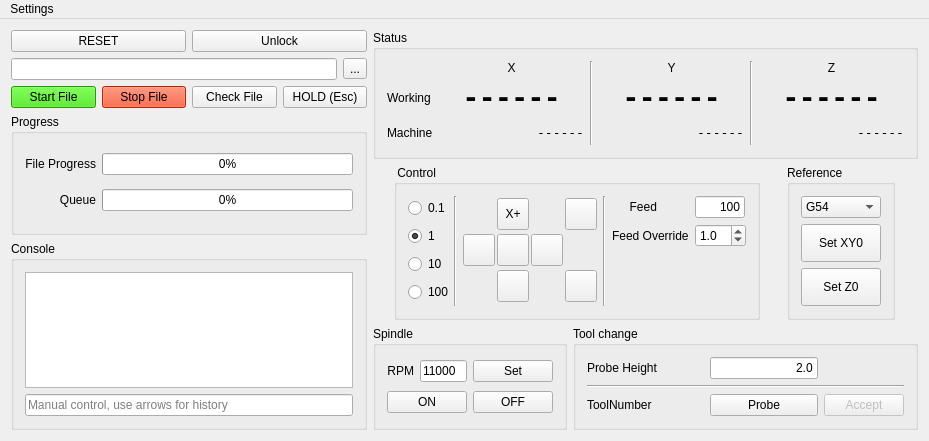
<?xml version="1.0" encoding="UTF-8"?>
<ui version="4.0">
 <class>MainWindow</class>
 <widget class="QMainWindow" name="MainWindow">
  <property name="geometry">
   <rect>
    <x>0</x>
    <y>0</y>
    <width>929</width>
    <height>441</height>
   </rect>
  </property>
  <property name="windowTitle">
   <string>qGRBL</string>
  </property>
  <widget class="QWidget" name="centralWidget">
   <layout class="QGridLayout" name="gridLayout_2">
    <item row="0" column="0">
     <layout class="QHBoxLayout" name="horizontalLayout_4">
      <item>
       <widget class="QPushButton" name="btnReset">
        <property name="text">
         <string>RESET</string>
        </property>
       </widget>
      </item>
      <item>
       <widget class="QPushButton" name="btnUnlock">
        <property name="text">
         <string>Unlock</string>
        </property>
       </widget>
      </item>
     </layout>
    </item>
    <item row="0" column="1" rowspan="4">
     <widget class="QGroupBox" name="gbStatus">
      <property name="title">
       <string>Status</string>
      </property>
      <layout class="QGridLayout" name="gridLayout">
       <item row="2" column="1">
        <widget class="QLabel" name="lblMPX">
         <property name="sizePolicy">
          <sizepolicy hsizetype="Expanding" vsizetype="Expanding">
           <horstretch>0</horstretch>
           <verstretch>0</verstretch>
          </sizepolicy>
         </property>
         <property name="font">
          <font>
           <family>DejaVu Sans Mono</family>
           <pointsize>10</pointsize>
          </font>
         </property>
         <property name="text">
          <string>------</string>
         </property>
         <property name="alignment">
          <set>Qt::AlignRight|Qt::AlignTrailing|Qt::AlignVCenter</set>
         </property>
        </widget>
       </item>
       <item row="2" column="0">
        <widget class="QLabel" name="label_3">
         <property name="text">
          <string>Machine</string>
         </property>
        </widget>
       </item>
       <item row="2" column="5">
        <widget class="QLabel" name="lblMPZ">
         <property name="sizePolicy">
          <sizepolicy hsizetype="Expanding" vsizetype="Expanding">
           <horstretch>0</horstretch>
           <verstretch>0</verstretch>
          </sizepolicy>
         </property>
         <property name="font">
          <font>
           <family>DejaVu Sans Mono</family>
           <pointsize>10</pointsize>
          </font>
         </property>
         <property name="text">
          <string>------</string>
         </property>
         <property name="alignment">
          <set>Qt::AlignRight|Qt::AlignTrailing|Qt::AlignVCenter</set>
         </property>
        </widget>
       </item>
       <item row="2" column="3">
        <widget class="QLabel" name="lblMPY">
         <property name="sizePolicy">
          <sizepolicy hsizetype="Expanding" vsizetype="Expanding">
           <horstretch>0</horstretch>
           <verstretch>0</verstretch>
          </sizepolicy>
         </property>
         <property name="font">
          <font>
           <family>DejaVu Sans Mono</family>
           <pointsize>10</pointsize>
          </font>
         </property>
         <property name="text">
          <string>------</string>
         </property>
         <property name="alignment">
          <set>Qt::AlignRight|Qt::AlignTrailing|Qt::AlignVCenter</set>
         </property>
        </widget>
       </item>
       <item row="0" column="5">
        <widget class="QLabel" name="label_6">
         <property name="text">
          <string>Z</string>
         </property>
         <property name="alignment">
          <set>Qt::AlignCenter</set>
         </property>
        </widget>
       </item>
       <item row="0" column="2" rowspan="3">
        <widget class="Line" name="line">
         <property name="orientation">
          <enum>Qt::Vertical</enum>
         </property>
        </widget>
       </item>
       <item row="1" column="1">
        <widget class="QLabel" name="lblWPX">
         <property name="sizePolicy">
          <sizepolicy hsizetype="Expanding" vsizetype="Expanding">
           <horstretch>0</horstretch>
           <verstretch>0</verstretch>
          </sizepolicy>
         </property>
         <property name="font">
          <font>
           <family>DejaVu Sans Mono</family>
           <pointsize>20</pointsize>
           <weight>75</weight>
           <bold>true</bold>
          </font>
         </property>
         <property name="text">
          <string>------</string>
         </property>
         <property name="alignment">
          <set>Qt::AlignCenter</set>
         </property>
        </widget>
       </item>
       <item row="0" column="4" rowspan="3">
        <widget class="Line" name="line_2">
         <property name="orientation">
          <enum>Qt::Vertical</enum>
         </property>
        </widget>
       </item>
       <item row="1" column="3">
        <widget class="QLabel" name="lblWPY">
         <property name="sizePolicy">
          <sizepolicy hsizetype="Expanding" vsizetype="Expanding">
           <horstretch>0</horstretch>
           <verstretch>0</verstretch>
          </sizepolicy>
         </property>
         <property name="font">
          <font>
           <family>DejaVu Sans Mono</family>
           <pointsize>20</pointsize>
           <weight>75</weight>
           <bold>true</bold>
          </font>
         </property>
         <property name="text">
          <string>------</string>
         </property>
         <property name="alignment">
          <set>Qt::AlignCenter</set>
         </property>
        </widget>
       </item>
       <item row="1" column="0">
        <widget class="QLabel" name="label_2">
         <property name="text">
          <string>Working</string>
         </property>
        </widget>
       </item>
       <item row="0" column="1">
        <widget class="QLabel" name="label_4">
         <property name="text">
          <string>X</string>
         </property>
         <property name="alignment">
          <set>Qt::AlignCenter</set>
         </property>
        </widget>
       </item>
       <item row="1" column="5">
        <widget class="QLabel" name="lblWPZ">
         <property name="sizePolicy">
          <sizepolicy hsizetype="Expanding" vsizetype="Expanding">
           <horstretch>0</horstretch>
           <verstretch>0</verstretch>
          </sizepolicy>
         </property>
         <property name="font">
          <font>
           <family>DejaVu Sans Mono</family>
           <pointsize>20</pointsize>
           <weight>75</weight>
           <bold>true</bold>
          </font>
         </property>
         <property name="text">
          <string>------</string>
         </property>
         <property name="alignment">
          <set>Qt::AlignCenter</set>
         </property>
        </widget>
       </item>
       <item row="0" column="3">
        <widget class="QLabel" name="label_5">
         <property name="text">
          <string>Y</string>
         </property>
         <property name="alignment">
          <set>Qt::AlignCenter</set>
         </property>
        </widget>
       </item>
      </layout>
     </widget>
    </item>
    <item row="1" column="0">
     <layout class="QHBoxLayout" name="horizontalLayout_3">
      <item>
       <widget class="QLineEdit" name="leGFileName"/>
      </item>
      <item>
       <widget class="QToolButton" name="btnOpenGFile">
        <property name="text">
         <string>...</string>
        </property>
       </widget>
      </item>
     </layout>
    </item>
    <item row="2" column="0">
     <layout class="QHBoxLayout" name="horizontalLayout_2">
      <item>
       <widget class="QPushButton" name="btnStartGFile">
        <property name="autoFillBackground">
         <bool>false</bool>
        </property>
        <property name="styleSheet">
         <string notr="true">background-color: rgb(50, 219, 0);</string>
        </property>
        <property name="text">
         <string>Start File</string>
        </property>
       </widget>
      </item>
      <item>
       <widget class="QPushButton" name="btnStopGFile">
        <property name="styleSheet">
         <string notr="true">background-color: rgb(255,50, 0);</string>
        </property>
        <property name="text">
         <string>Stop File</string>
        </property>
       </widget>
      </item>
      <item>
       <widget class="QPushButton" name="btnCheckGFile">
        <property name="text">
         <string>Check File</string>
        </property>
       </widget>
      </item>
      <item>
       <widget class="QPushButton" name="btnHold">
        <property name="text">
         <string>HOLD (Esc)</string>
        </property>
        <property name="shortcut">
         <string>Esc</string>
        </property>
        <property name="checkable">
         <bool>true</bool>
        </property>
       </widget>
      </item>
     </layout>
    </item>
    <item row="3" column="0" rowspan="2">
     <widget class="QGroupBox" name="groupBox_2">
      <property name="title">
       <string>Progress</string>
      </property>
      <layout class="QGridLayout" name="gridLayout_7">
       <item row="1" column="1">
        <widget class="QProgressBar" name="progressBar_2">
         <property name="value">
          <number>0</number>
         </property>
        </widget>
       </item>
       <item row="2" column="1">
        <widget class="QProgressBar" name="progressBar">
         <property name="maximum">
          <number>127</number>
         </property>
         <property name="value">
          <number>0</number>
         </property>
        </widget>
       </item>
       <item row="1" column="0">
        <widget class="QLabel" name="label_8">
         <property name="text">
          <string>File Progress</string>
         </property>
         <property name="alignment">
          <set>Qt::AlignRight|Qt::AlignTrailing|Qt::AlignVCenter</set>
         </property>
        </widget>
       </item>
       <item row="2" column="0">
        <widget class="QLabel" name="label_9">
         <property name="text">
          <string>Queue</string>
         </property>
         <property name="alignment">
          <set>Qt::AlignRight|Qt::AlignTrailing|Qt::AlignVCenter</set>
         </property>
        </widget>
       </item>
      </layout>
     </widget>
    </item>
    <item row="4" column="1" rowspan="2">
     <layout class="QHBoxLayout" name="horizontalLayout_8">
      <item>
       <widget class="QGroupBox" name="groupBox">
        <property name="sizePolicy">
         <sizepolicy hsizetype="Maximum" vsizetype="Preferred">
          <horstretch>0</horstretch>
          <verstretch>0</verstretch>
         </sizepolicy>
        </property>
        <property name="title">
         <string> Control </string>
        </property>
        <layout class="QHBoxLayout" name="horizontalLayout">
         <item>
          <layout class="QVBoxLayout" name="verticalLayout">
           <property name="sizeConstraint">
            <enum>QLayout::SetMinimumSize</enum>
           </property>
           <item>
            <widget class="QRadioButton" name="rb1">
             <property name="maximumSize">
              <size>
               <width>40</width>
               <height>16777215</height>
              </size>
             </property>
             <property name="layoutDirection">
              <enum>Qt::LeftToRight</enum>
             </property>
             <property name="text">
              <string>0.1</string>
             </property>
            </widget>
           </item>
           <item>
            <widget class="QRadioButton" name="rb2">
             <property name="sizePolicy">
              <sizepolicy hsizetype="Minimum" vsizetype="Fixed">
               <horstretch>0</horstretch>
               <verstretch>0</verstretch>
              </sizepolicy>
             </property>
             <property name="maximumSize">
              <size>
               <width>40</width>
               <height>16777215</height>
              </size>
             </property>
             <property name="layoutDirection">
              <enum>Qt::LeftToRight</enum>
             </property>
             <property name="text">
              <string>1</string>
             </property>
             <property name="checked">
              <bool>true</bool>
             </property>
            </widget>
           </item>
           <item>
            <widget class="QRadioButton" name="rb3">
             <property name="maximumSize">
              <size>
               <width>40</width>
               <height>16777215</height>
              </size>
             </property>
             <property name="layoutDirection">
              <enum>Qt::LeftToRight</enum>
             </property>
             <property name="text">
              <string>10</string>
             </property>
            </widget>
           </item>
           <item>
            <widget class="QRadioButton" name="rb4">
             <property name="maximumSize">
              <size>
               <width>40</width>
               <height>16777215</height>
              </size>
             </property>
             <property name="layoutDirection">
              <enum>Qt::LeftToRight</enum>
             </property>
             <property name="text">
              <string>100</string>
             </property>
            </widget>
           </item>
          </layout>
         </item>
         <item>
          <widget class="Line" name="line_4">
           <property name="orientation">
            <enum>Qt::Vertical</enum>
           </property>
          </widget>
         </item>
         <item>
          <layout class="QGridLayout" name="gridLayout_3">
           <property name="spacing">
            <number>2</number>
           </property>
           <item row="3" column="2">
            <widget class="QToolButton" name="btnXm">
             <property name="minimumSize">
              <size>
               <width>32</width>
               <height>32</height>
              </size>
             </property>
             <property name="maximumSize">
              <size>
               <width>32</width>
               <height>32</height>
              </size>
             </property>
             <property name="text">
              <string/>
             </property>
             <property name="icon">
              <iconset resource="rsrc.qrc">
               <normaloff>:/img/img/down.png</normaloff>:/img/img/down.png</iconset>
             </property>
             <property name="iconSize">
              <size>
               <width>24</width>
               <height>24</height>
              </size>
             </property>
             <property name="shortcut">
              <string>Ctrl+2</string>
             </property>
            </widget>
           </item>
           <item row="1" column="4">
            <widget class="QToolButton" name="btnZp">
             <property name="sizePolicy">
              <sizepolicy hsizetype="Fixed" vsizetype="Fixed">
               <horstretch>0</horstretch>
               <verstretch>0</verstretch>
              </sizepolicy>
             </property>
             <property name="minimumSize">
              <size>
               <width>32</width>
               <height>32</height>
              </size>
             </property>
             <property name="maximumSize">
              <size>
               <width>32</width>
               <height>32</height>
              </size>
             </property>
             <property name="text">
              <string/>
             </property>
             <property name="icon">
              <iconset resource="rsrc.qrc">
               <normaloff>:/img/img/up.png</normaloff>:/img/img/up.png</iconset>
             </property>
             <property name="iconSize">
              <size>
               <width>24</width>
               <height>24</height>
              </size>
             </property>
             <property name="shortcut">
              <string>Ctrl+9</string>
             </property>
            </widget>
           </item>
           <item row="3" column="4">
            <widget class="QToolButton" name="btnZm">
             <property name="sizePolicy">
              <sizepolicy hsizetype="Fixed" vsizetype="Fixed">
               <horstretch>0</horstretch>
               <verstretch>0</verstretch>
              </sizepolicy>
             </property>
             <property name="minimumSize">
              <size>
               <width>32</width>
               <height>32</height>
              </size>
             </property>
             <property name="maximumSize">
              <size>
               <width>32</width>
               <height>32</height>
              </size>
             </property>
             <property name="text">
              <string/>
             </property>
             <property name="icon">
              <iconset resource="rsrc.qrc">
               <normaloff>:/img/img/down.png</normaloff>:/img/img/down.png</iconset>
             </property>
             <property name="iconSize">
              <size>
               <width>24</width>
               <height>24</height>
              </size>
             </property>
             <property name="shortcut">
              <string>Ctrl+3</string>
             </property>
            </widget>
           </item>
           <item row="2" column="3">
            <widget class="QToolButton" name="btnYp">
             <property name="minimumSize">
              <size>
               <width>32</width>
               <height>32</height>
              </size>
             </property>
             <property name="maximumSize">
              <size>
               <width>32</width>
               <height>32</height>
              </size>
             </property>
             <property name="text">
              <string/>
             </property>
             <property name="icon">
              <iconset resource="rsrc.qrc">
               <normaloff>:/img/img/right.png</normaloff>:/img/img/right.png</iconset>
             </property>
             <property name="iconSize">
              <size>
               <width>24</width>
               <height>24</height>
              </size>
             </property>
             <property name="shortcut">
              <string>Ctrl+6</string>
             </property>
            </widget>
           </item>
           <item row="2" column="2">
            <widget class="QToolButton" name="btnHome">
             <property name="minimumSize">
              <size>
               <width>32</width>
               <height>32</height>
              </size>
             </property>
             <property name="maximumSize">
              <size>
               <width>32</width>
               <height>32</height>
              </size>
             </property>
             <property name="text">
              <string/>
             </property>
             <property name="icon">
              <iconset resource="rsrc.qrc">
               <normaloff>:/img/img/home.png</normaloff>:/img/img/home.png</iconset>
             </property>
             <property name="iconSize">
              <size>
               <width>24</width>
               <height>24</height>
              </size>
             </property>
             <property name="shortcut">
              <string>Ctrl+5</string>
             </property>
            </widget>
           </item>
           <item row="2" column="1">
            <widget class="QToolButton" name="btnYm">
             <property name="minimumSize">
              <size>
               <width>32</width>
               <height>32</height>
              </size>
             </property>
             <property name="maximumSize">
              <size>
               <width>32</width>
               <height>32</height>
              </size>
             </property>
             <property name="text">
              <string/>
             </property>
             <property name="icon">
              <iconset resource="rsrc.qrc">
               <normaloff>:/img/img/left.png</normaloff>:/img/img/left.png</iconset>
             </property>
             <property name="iconSize">
              <size>
               <width>24</width>
               <height>24</height>
              </size>
             </property>
             <property name="shortcut">
              <string>Ctrl+4</string>
             </property>
            </widget>
           </item>
           <item row="1" column="2">
            <widget class="QToolButton" name="btnXp">
             <property name="minimumSize">
              <size>
               <width>32</width>
               <height>32</height>
              </size>
             </property>
             <property name="maximumSize">
              <size>
               <width>32</width>
               <height>32</height>
              </size>
             </property>
             <property name="text">
              <string>X+</string>
             </property>
             <property name="icon">
              <iconset resource="rsrc.qrc">
               <normaloff>:/img/img/up.png</normaloff>:/img/img/up.png</iconset>
             </property>
             <property name="iconSize">
              <size>
               <width>24</width>
               <height>24</height>
              </size>
             </property>
             <property name="shortcut">
              <string>Ctrl+8</string>
             </property>
            </widget>
           </item>
          </layout>
         </item>
         <item>
          <widget class="Line" name="line_3">
           <property name="orientation">
            <enum>Qt::Vertical</enum>
           </property>
          </widget>
         </item>
         <item>
          <layout class="QGridLayout" name="gridLayout_8">
           <item row="1" column="1">
            <widget class="QDoubleSpinBox" name="dsbFeedOverride">
             <property name="decimals">
              <number>1</number>
             </property>
             <property name="minimum">
              <double>0.100000000000000</double>
             </property>
             <property name="maximum">
              <double>10.000000000000000</double>
             </property>
             <property name="singleStep">
              <double>0.100000000000000</double>
             </property>
             <property name="value">
              <double>1.000000000000000</double>
             </property>
            </widget>
           </item>
           <item row="0" column="0">
            <widget class="QLabel" name="label">
             <property name="maximumSize">
              <size>
               <width>45</width>
               <height>16777215</height>
              </size>
             </property>
             <property name="text">
              <string>Feed</string>
             </property>
             <property name="alignment">
              <set>Qt::AlignRight|Qt::AlignTrailing|Qt::AlignVCenter</set>
             </property>
            </widget>
           </item>
           <item row="0" column="1">
            <widget class="QLineEdit" name="leFeedRate">
             <property name="sizePolicy">
              <sizepolicy hsizetype="Fixed" vsizetype="Fixed">
               <horstretch>1</horstretch>
               <verstretch>0</verstretch>
              </sizepolicy>
             </property>
             <property name="maximumSize">
              <size>
               <width>50</width>
               <height>16777215</height>
              </size>
             </property>
             <property name="text">
              <string>100</string>
             </property>
             <property name="maxLength">
              <number>5</number>
             </property>
             <property name="alignment">
              <set>Qt::AlignRight|Qt::AlignTrailing|Qt::AlignVCenter</set>
             </property>
            </widget>
           </item>
           <item row="1" column="0">
            <widget class="QLabel" name="label_11">
             <property name="text">
              <string>Feed Override</string>
             </property>
            </widget>
           </item>
           <item row="2" column="0">
            <spacer name="verticalSpacer">
             <property name="orientation">
              <enum>Qt::Vertical</enum>
             </property>
             <property name="sizeHint" stdset="0">
              <size>
               <width>20</width>
               <height>40</height>
              </size>
             </property>
            </spacer>
           </item>
          </layout>
         </item>
        </layout>
       </widget>
      </item>
      <item>
       <widget class="QGroupBox" name="groupBox_4">
        <property name="sizePolicy">
         <sizepolicy hsizetype="Maximum" vsizetype="Minimum">
          <horstretch>0</horstretch>
          <verstretch>0</verstretch>
         </sizepolicy>
        </property>
        <property name="title">
         <string>Reference</string>
        </property>
        <layout class="QGridLayout" name="gridLayout_6">
         <item row="2" column="0">
          <widget class="QPushButton" name="btnZeroXY">
           <property name="sizePolicy">
            <sizepolicy hsizetype="Fixed" vsizetype="Minimum">
             <horstretch>0</horstretch>
             <verstretch>0</verstretch>
            </sizepolicy>
           </property>
           <property name="text">
            <string>Set XY0</string>
           </property>
          </widget>
         </item>
         <item row="3" column="0">
          <widget class="QPushButton" name="btnZeroZ">
           <property name="sizePolicy">
            <sizepolicy hsizetype="Minimum" vsizetype="Minimum">
             <horstretch>0</horstretch>
             <verstretch>0</verstretch>
            </sizepolicy>
           </property>
           <property name="text">
            <string>Set Z0</string>
           </property>
          </widget>
         </item>
         <item row="1" column="0">
          <widget class="QComboBox" name="coordSyst">
           <item>
            <property name="text">
             <string>G54</string>
            </property>
           </item>
           <item>
            <property name="text">
             <string>G55</string>
            </property>
           </item>
           <item>
            <property name="text">
             <string>G56</string>
            </property>
           </item>
           <item>
            <property name="text">
             <string>G57</string>
            </property>
           </item>
           <item>
            <property name="text">
             <string>G58</string>
            </property>
           </item>
           <item>
            <property name="text">
             <string>G59</string>
            </property>
           </item>
          </widget>
         </item>
        </layout>
       </widget>
      </item>
     </layout>
    </item>
    <item row="5" column="0" rowspan="2">
     <widget class="QGroupBox" name="groupBox_3">
      <property name="title">
       <string>Console</string>
      </property>
      <layout class="QVBoxLayout" name="verticalLayout_2">
       <item>
        <widget class="QListWidget" name="listWidget"/>
       </item>
       <item>
        <widget class="QLineEdit" name="lineEdit">
         <property name="placeholderText">
          <string>Manual control, use arrows for history</string>
         </property>
        </widget>
       </item>
      </layout>
     </widget>
    </item>
    <item row="6" column="1">
     <layout class="QHBoxLayout" name="horizontalLayout_6">
      <item>
       <widget class="QGroupBox" name="groupBox_5">
        <property name="sizePolicy">
         <sizepolicy hsizetype="MinimumExpanding" vsizetype="Preferred">
          <horstretch>0</horstretch>
          <verstretch>0</verstretch>
         </sizepolicy>
        </property>
        <property name="title">
         <string>Spindle</string>
        </property>
        <layout class="QVBoxLayout" name="verticalLayout_6">
         <item>
          <layout class="QHBoxLayout" name="horizontalLayout_7">
           <item>
            <layout class="QGridLayout" name="gridLayout_4"/>
           </item>
           <item>
            <widget class="QLabel" name="label_10">
             <property name="sizePolicy">
              <sizepolicy hsizetype="Minimum" vsizetype="Minimum">
               <horstretch>0</horstretch>
               <verstretch>0</verstretch>
              </sizepolicy>
             </property>
             <property name="text">
              <string>RPM</string>
             </property>
             <property name="alignment">
              <set>Qt::AlignRight|Qt::AlignTrailing|Qt::AlignVCenter</set>
             </property>
            </widget>
           </item>
           <item>
            <widget class="QLineEdit" name="rpmBox">
             <property name="sizePolicy">
              <sizepolicy hsizetype="Maximum" vsizetype="Fixed">
               <horstretch>0</horstretch>
               <verstretch>0</verstretch>
              </sizepolicy>
             </property>
             <property name="text">
              <string>11000</string>
             </property>
            </widget>
           </item>
           <item>
            <widget class="QPushButton" name="setSpnRpm">
             <property name="text">
              <string>Set</string>
             </property>
            </widget>
           </item>
          </layout>
         </item>
         <item>
          <layout class="QHBoxLayout" name="horizontalLayout_9">
           <item>
            <widget class="QPushButton" name="btnSpnON">
             <property name="sizePolicy">
              <sizepolicy hsizetype="Fixed" vsizetype="Fixed">
               <horstretch>0</horstretch>
               <verstretch>0</verstretch>
              </sizepolicy>
             </property>
             <property name="text">
              <string>ON</string>
             </property>
            </widget>
           </item>
           <item>
            <widget class="QPushButton" name="btnSpnOFF">
             <property name="sizePolicy">
              <sizepolicy hsizetype="Fixed" vsizetype="Fixed">
               <horstretch>0</horstretch>
               <verstretch>0</verstretch>
              </sizepolicy>
             </property>
             <property name="text">
              <string>OFF</string>
             </property>
            </widget>
           </item>
          </layout>
         </item>
        </layout>
       </widget>
      </item>
      <item>
       <widget class="QGroupBox" name="groupBox_6">
        <property name="title">
         <string>Tool change</string>
        </property>
        <layout class="QGridLayout" name="gridLayout_5">
         <item row="2" column="2">
          <widget class="QPushButton" name="btnProbe">
           <property name="text">
            <string>Probe</string>
           </property>
          </widget>
         </item>
         <item row="2" column="1">
          <spacer name="horizontalSpacer_3">
           <property name="orientation">
            <enum>Qt::Horizontal</enum>
           </property>
           <property name="sizeHint" stdset="0">
            <size>
             <width>40</width>
             <height>20</height>
            </size>
           </property>
          </spacer>
         </item>
         <item row="2" column="3">
          <widget class="QPushButton" name="btnToolChangeAccept">
           <property name="enabled">
            <bool>false</bool>
           </property>
           <property name="text">
            <string>Accept</string>
           </property>
          </widget>
         </item>
         <item row="2" column="0">
          <widget class="QLabel" name="labelToolNumber">
           <property name="text">
            <string>ToolNumber</string>
           </property>
          </widget>
         </item>
         <item row="0" column="2">
          <widget class="QLineEdit" name="lineZProbe">
           <property name="layoutDirection">
            <enum>Qt::LeftToRight</enum>
           </property>
           <property name="inputMask">
            <string/>
           </property>
           <property name="text">
            <string>2.0</string>
           </property>
           <property name="alignment">
            <set>Qt::AlignRight|Qt::AlignTrailing|Qt::AlignVCenter</set>
           </property>
          </widget>
         </item>
         <item row="1" column="0" colspan="4">
          <widget class="Line" name="line_5">
           <property name="orientation">
            <enum>Qt::Horizontal</enum>
           </property>
          </widget>
         </item>
         <item row="0" column="0">
          <widget class="QLabel" name="label_7">
           <property name="text">
            <string>Probe Height</string>
           </property>
          </widget>
         </item>
        </layout>
       </widget>
      </item>
     </layout>
    </item>
   </layout>
  </widget>
  <widget class="QMenuBar" name="menuBar">
   <property name="geometry">
    <rect>
     <x>0</x>
     <y>0</y>
     <width>929</width>
     <height>20</height>
    </rect>
   </property>
   <widget class="QMenu" name="menuSettings">
    <property name="title">
     <string>Settings</string>
    </property>
    <widget class="QMenu" name="menuCommunication">
     <property name="title">
      <string>Communication</string>
     </property>
    </widget>
    <addaction name="menuCommunication"/>
    <addaction name="actionGRBL_Settings"/>
   </widget>
   <addaction name="menuSettings"/>
  </widget>
  <action name="actionGRBL_Settings">
   <property name="text">
    <string>GRBL Settings</string>
   </property>
  </action>
  <action name="actionApplication_Setup">
   <property name="text">
    <string>Application Setup</string>
   </property>
  </action>
 </widget>
 <layoutdefault spacing="6" margin="11"/>
 <resources>
  <include location="rsrc.qrc"/>
 </resources>
 <connections/>
</ui>
